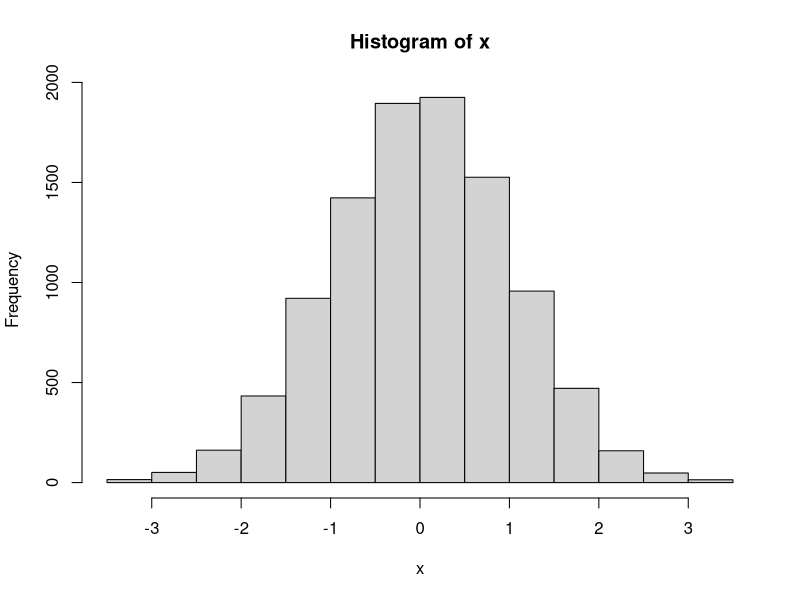
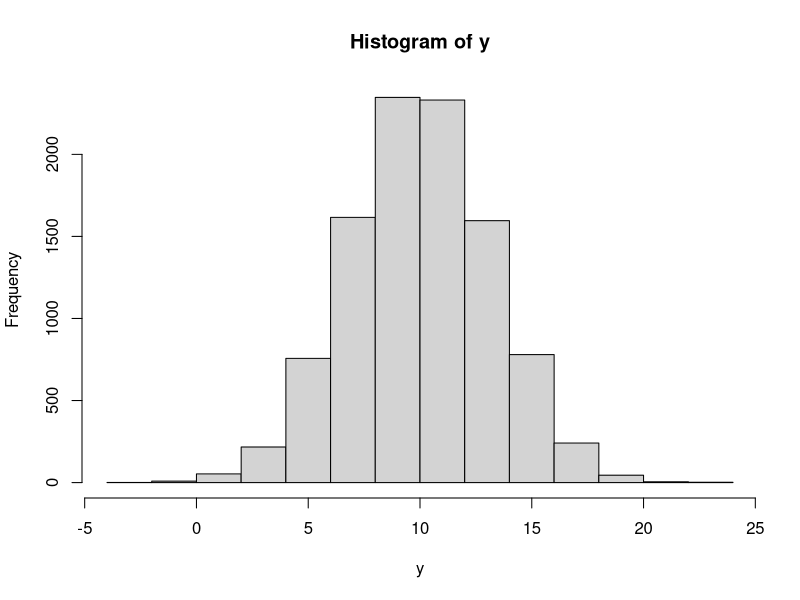
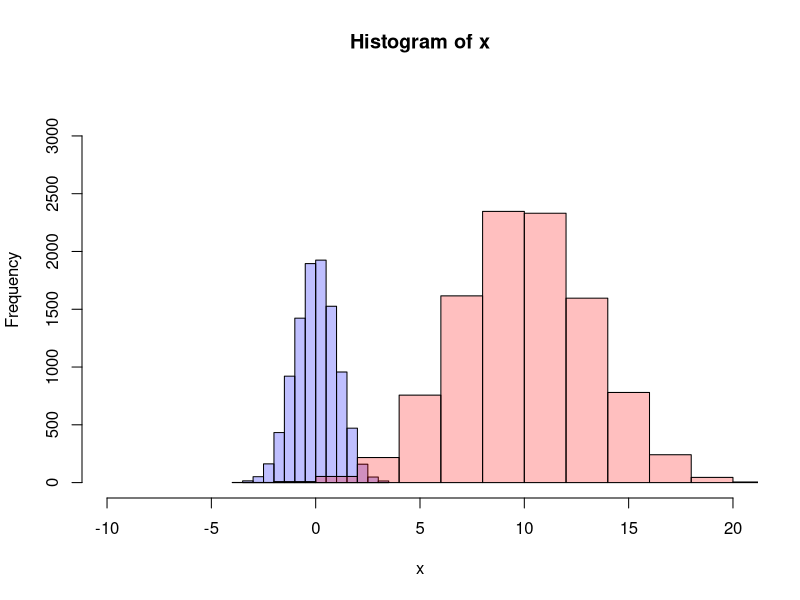
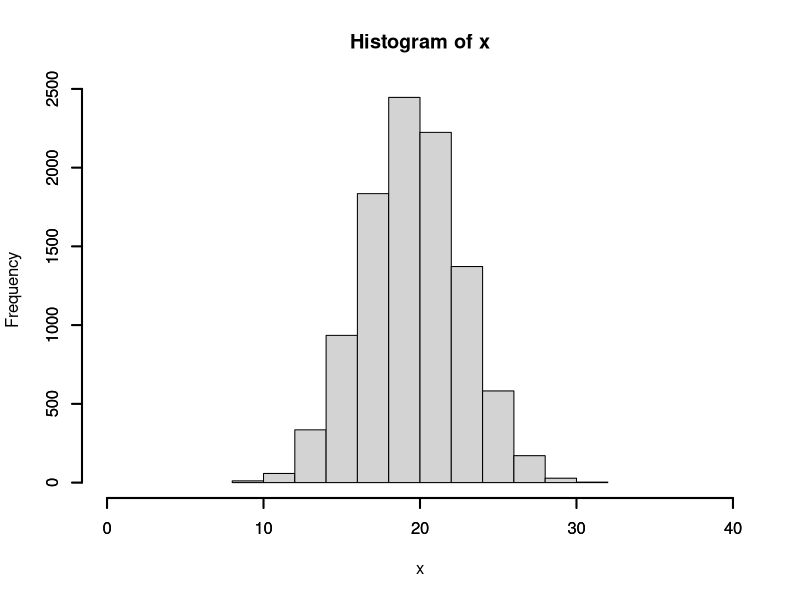
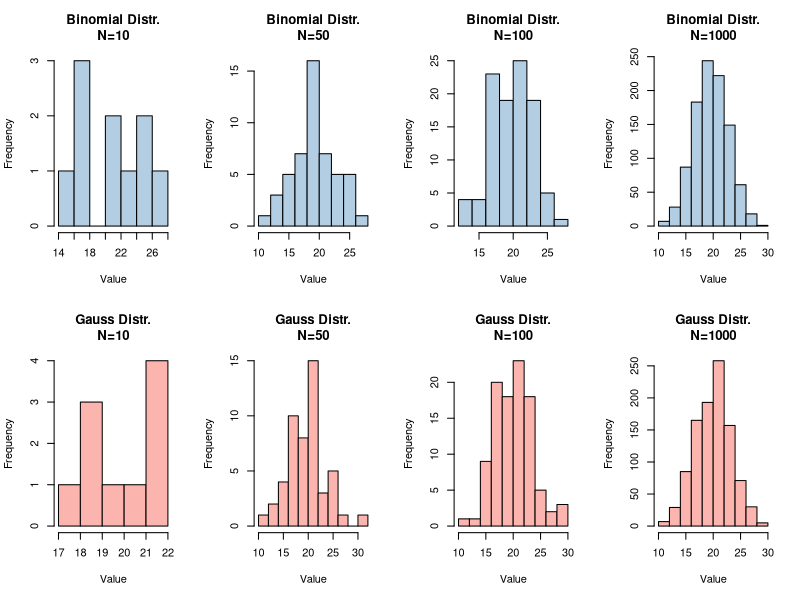
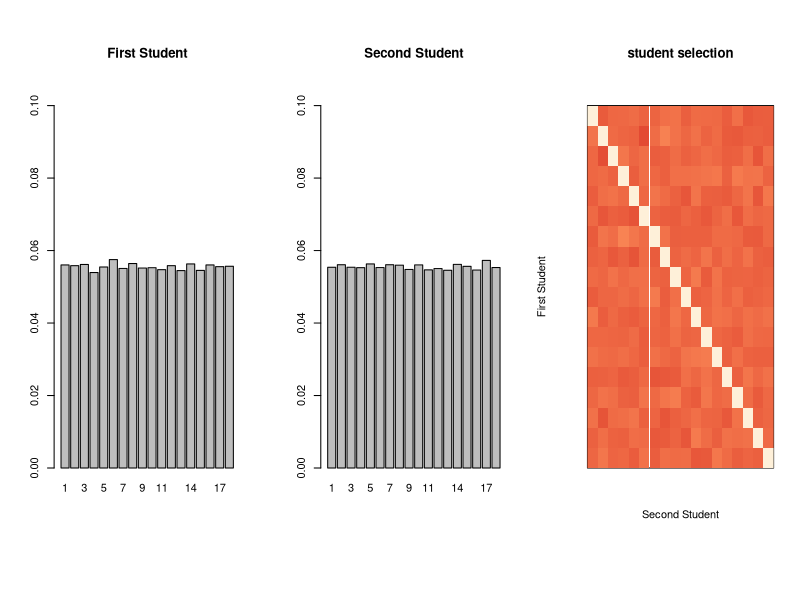

These figures' R source, in order:
## ---- chunk 1
myGauss <- function(n, mu, sigma2){
    x <- rnorm(n)
    y <- x * (sigma2^0.5) + mu
    return(y)
}

myUnif <- function(n, a=0, b=1) {
    x <- runif(n)
    y <- x * (b-a) + a
    return(y)
} # end func myUnif

myBern  <- function(n, prob=0.5){
    res <- ifelse(runif(n) <= prob, 1, 0)
    return(res)
} # end func myBern

myBinom <- function(n, size, prob=0.5){
    res <- replicate(n, sum(myBern(size, prob)))
    return(res)
} # end func myBinom
## ---- chunk 2
plotMatrix <- function(dat, isXlab=T, isYlab=T){
    # given a data (matrix or dataframe), plot the
    # value of each element as color
    # ---------------------------------
    # Set color scale
    colPalette.WR <- colorRampPalette(c(
        "#fef0d9", "#fdbb84", "#fc8d59", "#e34a33"))(256)
    
    # Flipping the matrix
    mat <- as.matrix(dat)
    mat <- t(mat)
    mat <- mat[,ncol(mat):1,drop=FALSE]
    
    # Plot the matrix
    image(mat, xaxt= "n", yaxt= "n",
          col = colPalette.WR)
    
    # Show ticks if needed
    if(isXlab){ # if X ticks are added
        axis(1, at=seq(0,1,length.out=ncol(dat)), 
             labels=colnames(dat), las=1)
    } # end if
    if(isYlab){ # if Y ticks are added
        axis(2, at=seq(0,1,length.out=nrow(dat)), 
             labels=rev(rownames(dat)), las=2)
    } # end if
} # end func plotMatrix
## ---- chunk 3
#
N <- 10000

#
x <- myGauss(N, 0,   1)
y <- myGauss(N, 10, 10)
## ---- chunk 4
#
gp1 <- hist(x)
gp2 <- hist(y)
plot(gp1, col=rgb(0,0,1,1/4), 
     xlim=c(-10, 20), 
     ylim=c(  0, N/3))
plot(gp2, col=rgb(1,0,0,1/4), add=T)
## ---- chunk 5
# length of number generated 
#N <- 10000

#
#x <- myBern(N, 0.8)

# summarize the result (freq of 1 and 0)
#res <- table(x) / N

# barplot
#gp <- barplot(res, ylim=c(0,1))
#axis(side=1, lwd = 2, at=gp, labels=c(0,1))
#axis(side=2, lwd = 2)
## ---- chunk 6
N <- 10000
x <- myBinom(N, 40)
hist(x, xlim=c(0, 40))
axis(side=1, lwd = 2)
axis(side=2, lwd = 2)
## ---- chunk 7
N     <- c(10, 50, 100, 1000)
Nchar <- as.character(N)

listBinom <- list()
listGauss <- list()

for (idx in 1:length(N)){
    listBinom[[Nchar[idx]]] <- 
        myBinom(N[idx], size=40, prob=0.5)
    listGauss[[Nchar[idx]]] <- 
        myGauss(N[idx], mean(x), var(x))
} # end for loop
## ---- chunk 8
par(mfrow=c(2,4))
for (idx in Nchar){
    hist(listBinom[[idx]], 
        col = "#b3cde3",
        main=paste0("Binomial Distr.\nN=", idx),
        xlab = "Value")
} # end for loop

for (idx in Nchar){
    hist(listGauss[[idx]], 
        col = "#fbb4ae",
        main=paste0("Gauss Distr.\nN=", idx),
        xlab = "Value")
} # end for loop

## ---- chunk 9
Get2NumRand <- function(ids){
    idx <- myUnif(1, 0, length(ids))
    idx <- ceiling(idx)
    id01 <- ids[idx]
    
    ids <- setdiff(ids, id01)

    idx <- myUnif(1, 0, length(ids))
    idx <- ceiling(idx)
    id02 <- ids[idx]
    return(c(id01, id02))
} # end func 
## ---- chunk 10
N   <- 100000 # 100,000
ids <- 1:18
res <- replicate(N, Get2NumRand(ids))
mat <- matrix(0, nrow=length(ids), ncol=length(ids))
for (idx in 1:N){
    mat[res[1,idx], res[2,idx]] <- 
        mat[res[1,idx], res[2,idx]] + 1
}
mat[1:6, 1:6]
## ---- chunk 11
par(mfrow=c(1,3), 
    #mar=c(5.1,4.1,4.1,2.1))
    mar=c(10,4.1,8,2))

barplot(table(res[1,]) / N, 
        main="First Student", 
        ylim=c(0,0.1))

barplot(table(res[2,]) / N, 
        main="Second Student", 
        ylim=c(0,0.1))

plotMatrix(mat, isXlab = F, isYlab = F)
title(
    main="student selection",
    xlab="Second Student",
    ylab="First Student")
